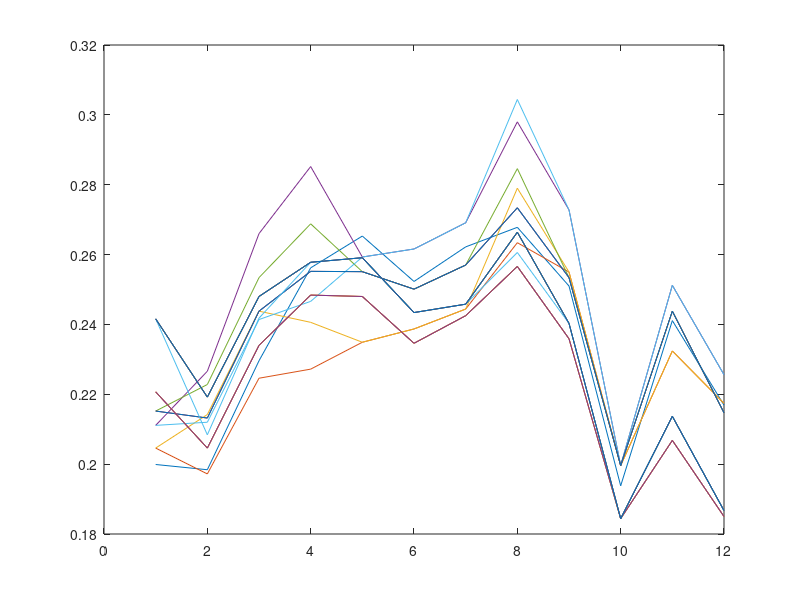
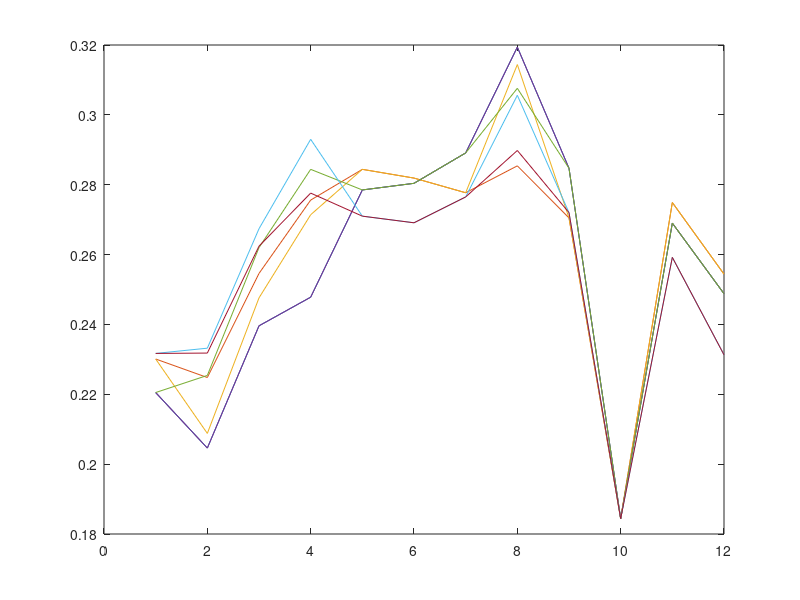
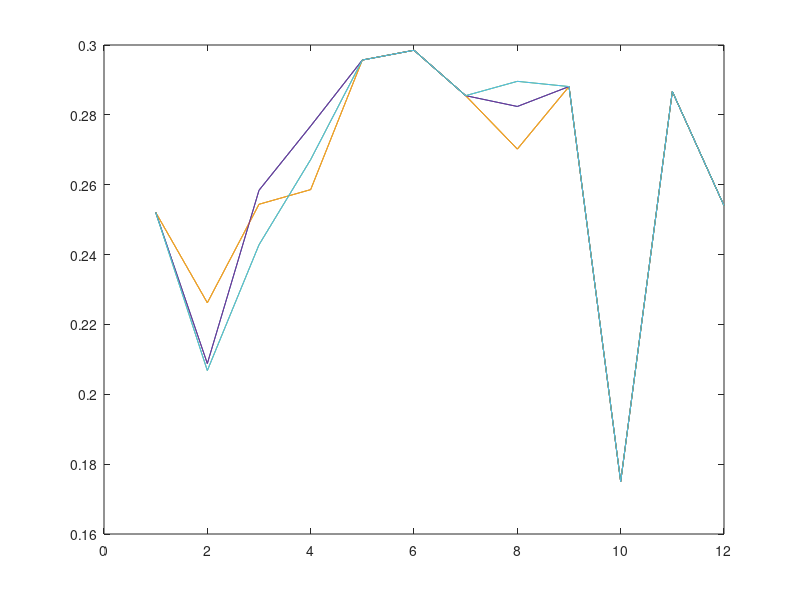
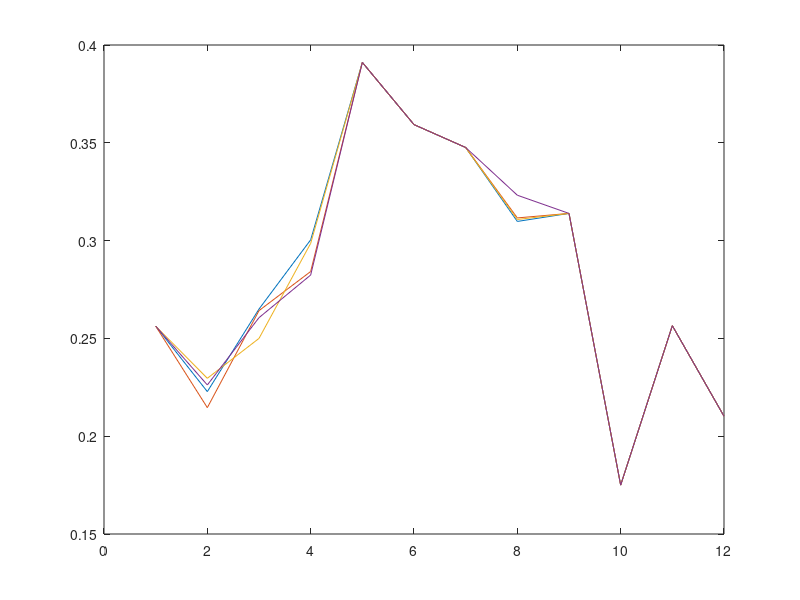

Recreate these plots in MATLAB, in order.
close all
clear

% load("clustering_koutala_sentinel_refl_kmeans.mat")
% load("clustering_koutala_sentinel_refl_frechet.mat")
load("clustering_koutala_sentinel_refl_custom.mat")
% k-means

% figure(100)
% plot(clustering_cell_kmeans_22{12}')
% 
% figure(101)
% plot(clustering_cell_kmeans_22{21}')
% 
% figure(102)
% plot(clustering_cell_kmeans_22{7}')
% 
% figure(103)
% plot(clustering_cell_kmeans_22{14}')

% frechet

% figure(100)
% plot(clustering_cell_frechet_26{7}')
% 
% figure(101)
% plot(clustering_cell_frechet_26{2}')
% 
% figure(102)
% plot(clustering_cell_frechet_26{23}')
% 
% figure(103)
% plot(clustering_cell_frechet_26{9}')
% 
% figure(104)
% plot(clustering_cell_frechet_26{11}')

% custom

figure(100)
plot(clustering_cell_hier{25}')

figure(101)
plot(clustering_cell_hier{10}')
% 
figure(102)
plot(clustering_cell_hier{14}')
% 
figure(103)
plot(clustering_cell_hier{4}')

figure(104)
plot(clustering_cell_hier{1}')

figure(105)
plot(clustering_cell_hier{12}')
